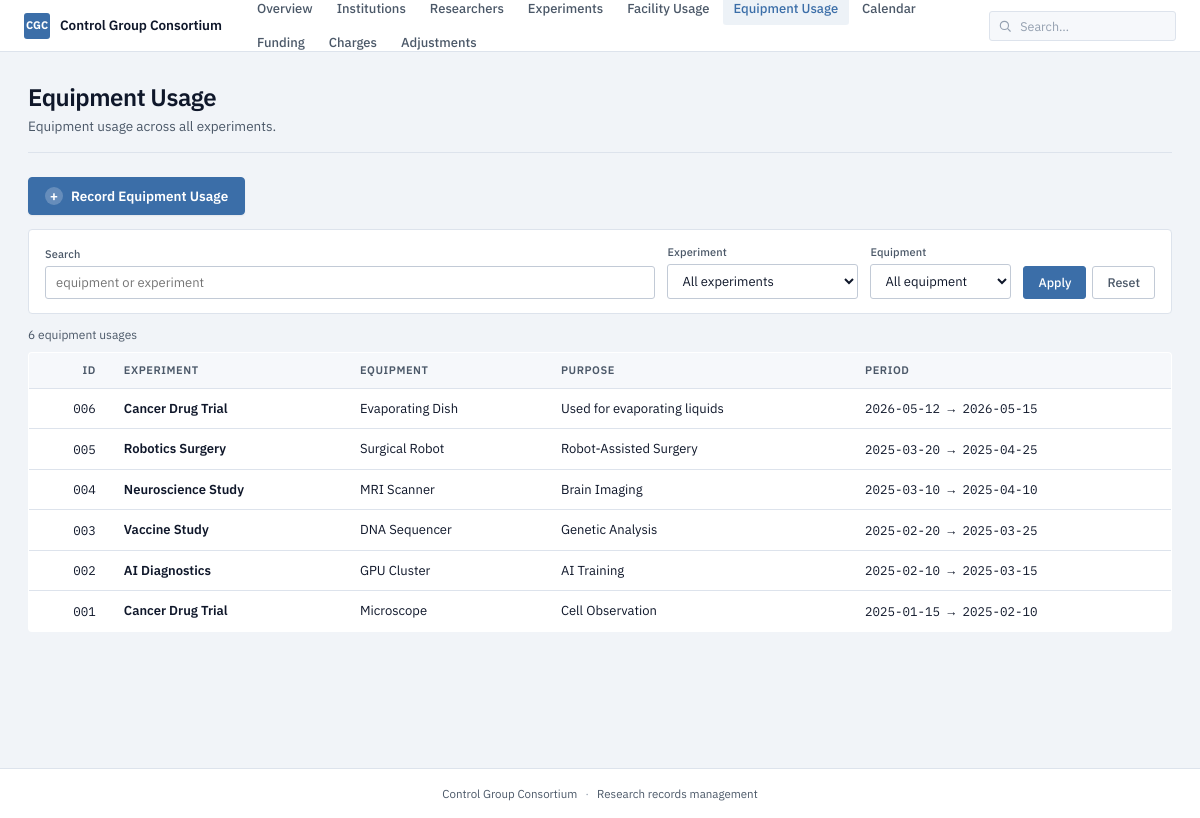
Screenshot of /equipment with the database file from the repository.
### tables this page shows
CREATE TABLE experiment_equipment (
    equipmentUsageId INTEGER PRIMARY KEY,
    experimentId INTEGER NOT NULL,
    equipmentId INTEGER NOT NULL,
    startDate TEXT NOT NULL,
    endDate TEXT NOT NULL,
    FOREIGN KEY (experimentId) REFERENCES experiment(experimentId), 
    FOREIGN KEY (equipmentId) REFERENCES equipment(equipmentId)
);

CREATE TABLE experiment (
    experimentId INTEGER PRIMARY KEY,
    name TEXT NOT NULL,
    startDate TEXT NOT NULL,
    endDate TEXT NOT NULL,
    description TEXT NOT NULL
);

CREATE TABLE equipment (
    equipmentId INTEGER PRIMARY KEY,
    equipmentName TEXT NOT NULL,
    equipmentPurpose TEXT NOT NULL,
    sharingStatus TEXT NOT NULL,
    movability TEXT NOT NULL,
    hourlyRate INTEGER NOT NULL
);

### app.py (the view, shortened to what this page needs)
@app.route("/equipment")
def equipment():
    exp_filter = request.args.get("experiment", "").strip()
    type_filter = request.args.get("type", "").strip()
    search = request.args.get("q", "").strip()
    sql = """

        SELECT
            ee.equipmentUsageId,
            ee.startDate,
            ee.endDate,

            e.experimentId,
            e.name AS experimentName,

            eq.equipmentName,
            eq.equipmentPurpose

        FROM experiment_equipment ee

        JOIN experiment e
            ON ee.experimentId = e.experimentId

        JOIN equipment eq
            ON ee.equipmentId = eq.equipmentId

        WHERE 1=1

    """
    params = []
    if exp_filter:
        sql += " AND e.experimentId = ?"
        params.append(exp_filter)
    if type_filter:
        sql += " AND eq.equipmentName = ?"
        params.append(type_filter)
    sql += " ORDER BY ee.startDate DESC"
    rows = query(sql, tuple(params))
    experiments_list = query("""
        SELECT experimentId, name
        FROM experiment
        ORDER BY name
    """)
    types = [
        r["equipmentName"]
        for r in query(
            "SELECT DISTINCT equipmentName FROM equipment ORDER BY equipmentName"
        )
    ]
    return render_template(
        "equipment.html",
        equipment=rows,
        experiments=experiments_list,
        types=types,
        exp_filter=exp_filter,
        type_filter=type_filter,
        search=search,
    )

### app.py (called while the page is built)
def get_db() -> sqlite3.Connection:
    if "db" not in g:
        g.db = sqlite3.connect(DATABASE)
        g.db.row_factory = sqlite3.Row
        g.db.execute("PRAGMA foreign_keys = ON")
    return g.db

def query(sql: str, params: tuple = ()) -> list:
    return get_db().execute(sql, params).fetchall()

### templates/equipment.html (shortened to what this page needs)
{% extends "base.html" %}
{% block content %}
<header class="page-head">
  <h1 class="page-title">Equipment Usage</h1>
  <p class="page-sub">Equipment usage across all experiments.</p>
</header>
  <div class="action-bar">
    <a href="{{ url_for('equipment_new') }}" class="btn-add">
      <span class="btn-add-symbol">+</span>
      Record Equipment Usage
    </a>
  </div>
<form class="filter-bar" method="get">
  <label class="field field-grow">
    <span class="field-label">Search</span>
    <input type="text"
           name="q"
           value="{{ search }}"
           placeholder="equipment or experiment"
           autocomplete="off">
  </label>
  <label class="field">
    <span class="field-label">Experiment</span>
    <select name="experiment">
      <option value="">All experiments</option>
    </select>
  </label>
  <label class="field">
    <span class="field-label">Equipment</span>
    <select name="type">
      <option value="">All equipment</option>
    </select>
  </label>
  <div class="filter-actions">
    <button type="submit" class="btn btn-primary">Apply</button>
    <a href="{{ url_for('equipment') }}"
       class="btn btn-ghost">
       Reset
    </a>
  </div>
</form>
<div class="result-bar">
  <span class="result-count">
    {{ equipment|length }}
    {{ "equipment usage" if equipment|length == 1 else "equipment usages" }}
  </span>
</div>
{% if equipment %}
<table class="data-table">
  <thead>
    <tr>
      <th class="num">ID</th>
      <th>Experiment</th>
      <th>Equipment</th>
      <th>Purpose</th>
      <th>Period</th>
    </tr>
  </thead>
  <tbody>
    {% for e in equipment %}
    <tr>
      <td class="num mono">
        {{ "%03d"|format(e.equipmentUsageId) }}
      </td>
      <td>
        <a href="{{ url_for('experiment_detail',
                            exp_id=e.experimentId) }}"
           class="link-quiet">
          <span class="cell-strong">
            {{ e.experimentName }}
          </span>
        </a>
      </td>
      <td>{{ e.equipmentName }}</td>
      <td>{{ e.equipmentPurpose }}</td>
      <td class="mono mute">
        {{ e.startDate }}
        →
        {{ e.endDate }}
      </td>
    </tr>
    {% endfor %}
  </tbody>
</table>
{% else %}
<p class="empty">No equipment matches.</p>
{% endif %}
{% endblock %}

### rows the page displays
experiment_equipment: equipmentUsageId "006", experimentName "Cancer Drug Trial", equipmentName "Evaporating Dish", equipmentPurpose "Used for evaporating liquids", startDate "2026-05-12", endDate "2026-05-15"
experiment_equipment: equipmentUsageId "005", experimentName "Robotics Surgery", equipmentName "Surgical Robot", equipmentPurpose "Robot-Assisted Surgery", startDate "2025-03-20", endDate "2025-04-25"
experiment_equipment: equipmentUsageId "004", experimentName "Neuroscience Study", equipmentName "MRI Scanner", equipmentPurpose "Brain Imaging", startDate "2025-03-10", endDate "2025-04-10"
experiment_equipment: equipmentUsageId "003", experimentName "Vaccine Study", equipmentName "DNA Sequencer", equipmentPurpose "Genetic Analysis", startDate "2025-02-20", endDate "2025-03-25"
experiment_equipment: equipmentUsageId "002", experimentName "AI Diagnostics", equipmentName "GPU Cluster", equipmentPurpose "AI Training", startDate "2025-02-10", endDate "2025-03-15"
experiment_equipment: equipmentUsageId "001", experimentName "Cancer Drug Trial", equipmentName "Microscope", equipmentPurpose "Cell Observation", startDate "2025-01-15", endDate "2025-02-10"

### other values shown
{{ equipment|length }} "6"
{{ "equipment usage" if equipment|length == 1 else "equipment usages" }} "equipment usages"
